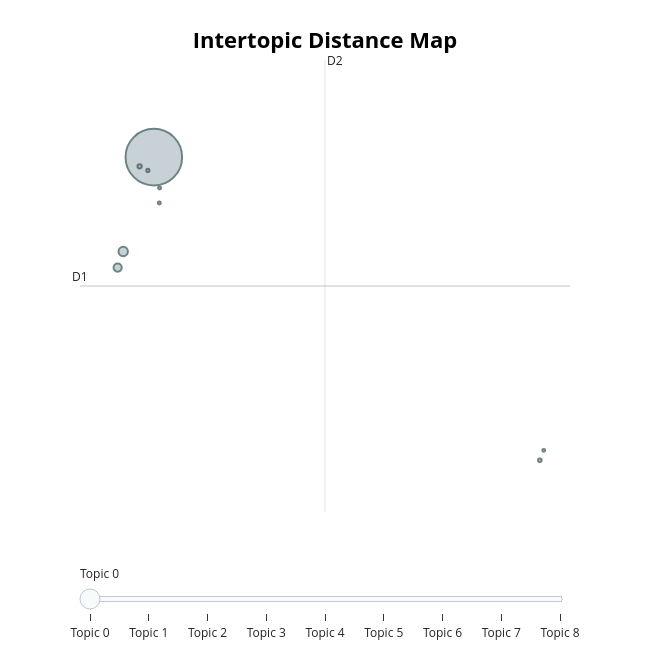

Notebook code for this chart:
### Code cell
# Visualize DBSCAN topics
topic_model_dbscan.visualize_topics()

### Figure 1 — Plotly figure (JSON) as saved in the notebook; plotly's stock layout.template omitted (floating-point values rounded to 4 significant figures)
{"data": [{"customdata": [[0, "covid | coronavirus | new | cases | tests", 5740], [1, "nigeria | covid reported | reported nigeria | lagos | cases covid", 157], [2, "fct | kaduna | ogun | rivers | oyo", 120], [3, "contact tracing | tracing | contact | phone | contacts", 33], [4, "india tracker | staysafe mohfw | recovered active | indiawillwin staysafe | indiafightscorona indiawillwin", 23], [5, "vitamin | vit | deficiency | supplements | severity", 18], [6, "current effective | excess capacity | capacity gives | effective capacity | gives excess", 16], [7, "overloaded | hospitalizations overwhelming | hospitals overloaded | distancing relaxed | continues stayathome", 16], [8, "covid recovery | india covid | recovery rate | recovery | steady improvement", 15]], "hovertemplate": "<b>Topic %{customdata[0]}</b><br>%{customdata[1]}<br>Size: %{customdata[2]}", "legendgroup": "", "marker": {"color": "#B0BEC5", "line": {"color": "DarkSlateGrey", "width": 2}, "size": [5740, 157, 120, 33, 23, 18, 16, 16, 15], "sizemode": "area", "sizeref": 3.587, "symbol": "circle"}, "mode": "markers", "name": "", "orientation": "v", "showlegend": false, "type": "scatter", "x": [-15.15, -17.31, -17.7, -16.15, 12.07, -15.57, -14.74, -14.76, 12.35], "xaxis": "x", "y": [17.79, 15.19, 14.75, 17.53, 9.458, 17.42, 16.94, 16.53, 9.733], "yaxis": "y"}], "layout": {"annotations": [{"showarrow": false, "text": "D1", "x": -20.35, "y": 14.25, "yshift": 10}, {"showarrow": false, "text": "D2", "x": -3.078, "xshift": 10, "y": 20.45}], "height": 650, "hoverlabel": {"bgcolor": "white", "font": {"family": "Rockwell", "size": 16}}, "legend": {"itemsizing": "constant", "tracegroupgap": 0}, "margin": {"t": 60}, "shapes": [{"line": {"color": "#CFD8DC", "width": 2}, "type": "line", "x0": -3.078, "x1": -3.078, "y0": 8.039, "y1": 20.45}, {"line": {"color": "#9E9E9E", "width": 2}, "type": "line", "x0": -20.35, "x1": 14.2, "y0": 14.25, "y1": 14.25}], "sliders": [{"active": 0, "pad": {"t": 50}, "steps": [{"args": [{"marker.color": [["red", "#B0BEC5", "#B0BEC5", "#B0BEC5", "#B0BEC5", "#B0BEC5", "#B0BEC5", "#B0BEC5", "#B0BEC5"]]}], "label": "Topic 0", "method": "update"}, {"args": [{"marker.color": [["#B0BEC5", "red", "#B0BEC5", "#B0BEC5", "#B0BEC5", "#B0BEC5", "#B0BEC5", "#B0BEC5", "#B0BEC5"]]}], "label": "Topic 1", "method": "update"}, {"args": [{"marker.color": [["#B0BEC5", "#B0BEC5", "red", "#B0BEC5", "#B0BEC5", "#B0BEC5", "#B0BEC5", "#B0BEC5", "#B0BEC5"]]}], "label": "Topic 2", "method": "update"}, {"args": [{"marker.color": [["#B0BEC5", "#B0BEC5", "#B0BEC5", "red", "#B0BEC5", "#B0BEC5", "#B0BEC5", "#B0BEC5", "#B0BEC5"]]}], "label": "Topic 3", "method": "update"}, {"args": [{"marker.color": [["#B0BEC5", "#B0BEC5", "#B0BEC5", "#B0BEC5", "red", "#B0BEC5", "#B0BEC5", "#B0BEC5", "#B0BEC5"]]}], "label": "Topic 4", "method": "update"}, {"args": [{"marker.color": [["#B0BEC5", "#B0BEC5", "#B0BEC5", "#B0BEC5", "#B0BEC5", "red", "#B0BEC5", "#B0BEC5", "#B0BEC5"]]}], "label": "Topic 5", "method": "update"}, {"args": [{"marker.color": [["#B0BEC5", "#B0BEC5", "#B0BEC5", "#B0BEC5", "#B0BEC5", "#B0BEC5", "red", "#B0BEC5", "#B0BEC5"]]}], "label": "Topic 6", "method": "update"}, {"args": [{"marker.color": [["#B0BEC5", "#B0BEC5", "#B0BEC5", "#B0BEC5", "#B0BEC5", "#B0BEC5", "#B0BEC5", "red", "#B0BEC5"]]}], "label": "Topic 7", "method": "update"}, {"args": [{"marker.color": [["#B0BEC5", "#B0BEC5", "#B0BEC5", "#B0BEC5", "#B0BEC5", "#B0BEC5", "#B0BEC5", "#B0BEC5", "red"]]}], "label": "Topic 8", "method": "update"}]}], "title": {"font": {"color": "Black", "size": 22}, "text": "<b>Intertopic Distance Map</b>", "x": 0.5, "xanchor": "center", "y": 0.95, "yanchor": "top"}, "width": 650, "xaxis": {"anchor": "y", "domain": [0, 1], "range": [-20.35, 14.2], "title": {"text": ""}, "visible": false}, "yaxis": {"anchor": "x", "domain": [0, 1], "range": [8.039, 20.45], "title": {"text": ""}, "visible": false}}}
